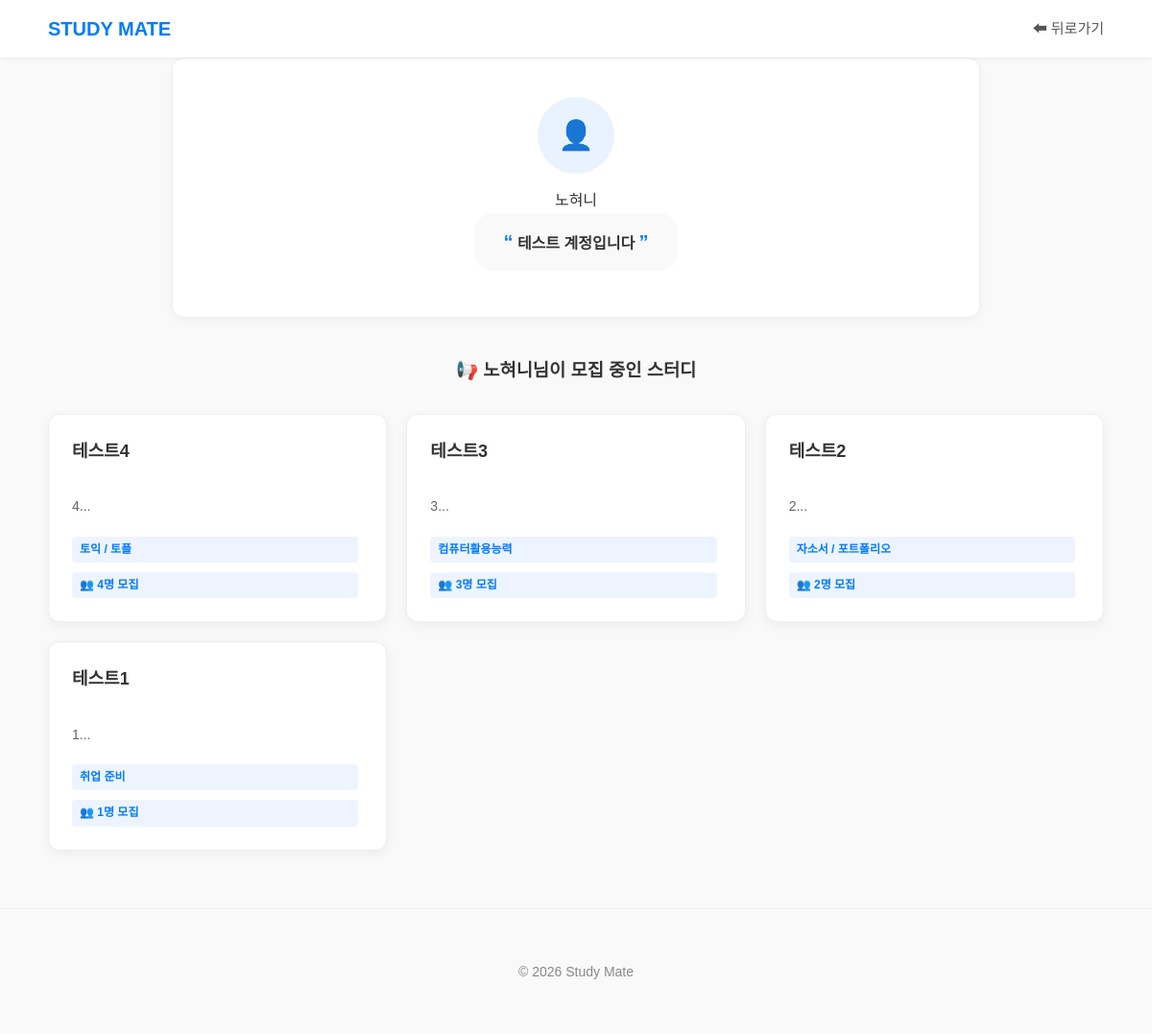
/profile/노혀니, run on the app's committed database.
### models.py (models this page shows, shortened)
class User(db.Model):   # 회원장부
    __tablename__ = 'user'
    id = db.Column(db.Integer, primary_key=True)
    userid = db.Column(db.String(50), unique=True, nullable=False)  # 아이디
    password = db.Column(db.String(200), nullable=False)            # 비밀번호
    nickname = db.Column(db.String(50), nullable=False)             # 닉네임
    email = db.Column(db.String(100), unique=True, nullable=False)  # 이메일
    bio = db.Column(db.String(100), nullable=True)

class Study(db.Model):
    __tablename__ = 'study'
    id = db.Column(db.Integer, primary_key=True)
    title = db.Column(db.String(200), nullable=False)
    category = db.Column(db.String(50), nullable=False)
    member_count = db.Column(db.Integer, nullable=False)
    content = db.Column(db.Text, nullable=False)
    date = db.Column(db.DateTime, default=get_kst_now)
    writer = db.Column(db.String(50), nullable=False)
    chat_link = db.Column(db.String(300), nullable=True)
    is_closed = db.Column(db.Boolean, default=False)

### app.py (the view)
@app.route('/profile/<nickname>')
def profile(nickname):
    user = User.query.filter_by(nickname=nickname).first()
    if not user:
        return "존재하지 않는 사용자입니다."
    user_studies = Study.query.filter_by(writer=nickname).order_by(Study.date.desc()).all()
    return render_template('profile.html', target_user=user, studies=user_studies)

### templates/profile.html (shortened to what this page needs)
<!DOCTYPE html>
<html lang="ko">
<head>
    <link rel="stylesheet" href="{{ url_for('static', filename='css/style.css') }}">
</head>
<body>
<header>
    <div class="nav-container">
        <a href="{{ url_for('index') }}" class="logo">STUDY MATE</a>
        <nav class="nav-menu">
            <a href="javascript:history.back()">⬅ 뒤로가기</a>
        </nav>
    </div>
</header>
<div class="profile-header">
    <div class="user-avatar">👤</div>
    <div class="user-nickname">{{ target_user.nickname }}</div>
    <div class="user-bio">
        <span style="color:#007bff; font-weight:bold; font-size:20px;">“</span>
        {{ target_user.bio if target_user.bio else "아직 한줄 소개가 없습니다." }}
        <span style="color:#007bff; font-weight:bold; font-size:20px;">”</span>
    </div>
</div>
<main>
    <section>
        <h3 style="text-align: center; margin-bottom: 30px;">
            📢 {{ target_user.nickname }}님이 모집 중인 스터디
        </h3>
        <div class="study-list">
            {% for study in studies %}
            <a href="{{ url_for('study_detail', study_id=study.id) }}" style="color: inherit; text-decoration: none;">
                <article class="card">
                    <h3>{{ study.title }}</h3>
                    <p style="color: #666; font-size: 14px; margin-bottom: 10px;">
                        {{ study.content[:40] }}...
                    </p>
                    <span class="tag">{{ study.category }}</span>
                    <span class="tag">👥 {{ study.member_count }}명 모집</span>
                </article>
            </a>
            {% endfor %}
        </div>
    </section>
</main>
<footer>
    <p>© 2026 Study Mate</p>
</footer>
</body>
</html>

### static/css/style.css (style rules this page uses)
body { font-family: 'Noto Sans KR', sans-serif; margin: 0; padding: 0; line-height: 1.6; color: #333; background-color: #f9f9f9; }
a { text-decoration: none; color:inherit; }
header { background-color: white; box-shadow: 0 2px 4px rgba(0, 0, 0, 0.05); position: sticky; top: 0; z-index: 1000; }
.nav-container { max-width: 1100px; margin: 0 auto; padding: 0 20px; height: 60px; display: flex; justify-content: space-between; align-items: center; }
.logo { font-size: 20px; font-weight: bold; color: #007bff; }
.nav-menu > a { color: #555; margin-left: 20px; font-size: 15px; transition: color 0.3s; }
main { max-width: 1100px; margin: 40px auto; padding: 0 20px; }
section { margin-bottom: 60px; }
.study-list { display: flex; gap: 20px; flex-wrap: wrap; }
.card { flex: 1; min-width: 280px; background: white; border: 1px solid #eee; padding: 24px; border-radius: 12px; box-shadow: 0 4px 12px rgba(0, 0, 0, 0.05); transition: transform 0.2s, box-shadow 0.2s; }
.card h3 { margin-top: 0; font-size: 18px; }
.tag { display: inline-block; background: #eef4ff; color:#007bff; padding: 4px 8px; border-radius: 4px; font-size: 12px; font-weight: bold; margin-top: 10px; margin-right: 5px; }
footer { text-align: center; padding: 40px; color: #888; font-size: 14px; border-top: 1px solid #eee; margin-top: 60px; }
.profile-section, .profile-header { background: white; padding: 40px 20px; border-radius: 12px; border: 1px solid #eee; margin-bottom: 40px; text-align: center; max-width: 800px; margin-left: auto; margin-right: auto; box-shadow: 0 4px 12px rgba(0,0,0,0.03); }
.profile-icon, .user-avatar { width: 80px; height: 80px; background: #e8f3ff; color: #007bff; border-radius: 50%; display: flex; align-items: center; justify-content: center; font-size: 30px; margin: 0 auto 15px; }
.bio-text, .user-bio { font-size: 16px; font-weight: bold; color: #333; margin-bottom: 8px; word-break: keep-all; line-height: 1.5; }
.user-bio { background: #f9f9f9; padding: 15px 30px; border-radius: 20px; display: inline-block; }
.study-list { display: grid; grid-template-columns: repeat(3, 1fr); gap: 20px; }
.card { width: 100%; height: 100%; box-sizing: border-box; display: flex; flex-direction: column; justify-content: space-between; }

### data on the page
User: nickname "노혀니", bio "테스트 계정입니다"
Study: title "테스트4", content "4", category "토익 / 토플", member_count "4"
Study: title "테스트3", content "3", category "컴퓨터활용능력", member_count "3"
Study: title "테스트2", content "2", category "자소서 / 포트폴리오", member_count "2"
Study: title "테스트1", content "1", category "취업 준비", member_count "1"
